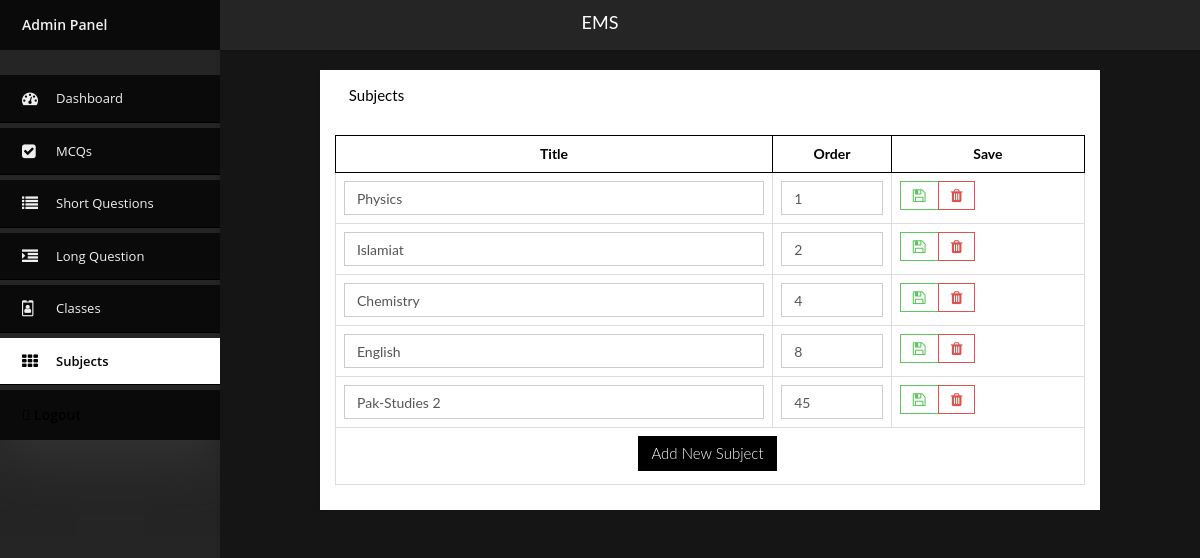
Before: /editor/subjects.php (signed in) with the older database file.
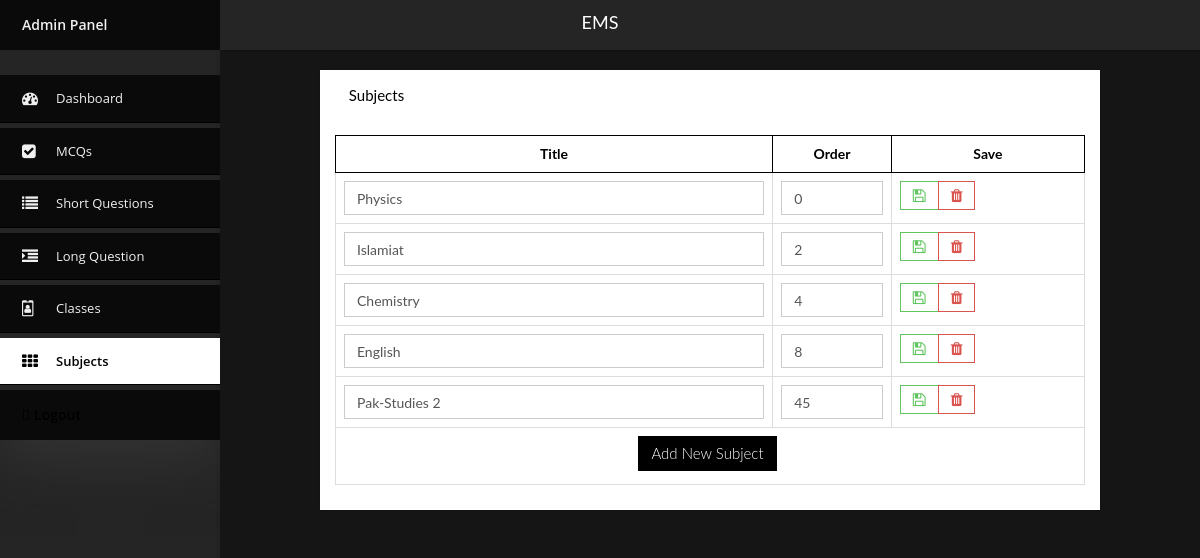
After: the same page with the newer database file.
### tables this page shows
CREATE TABLE IF NOT EXISTS `subjects` (
  `id` int(11) NOT NULL AUTO_INCREMENT,
  `name` text NOT NULL,
  `ordr` int(11) NOT NULL,
  `created_at` timestamp NOT NULL DEFAULT CURRENT_TIMESTAMP,
  PRIMARY KEY (`id`)
);

### editor/subjects.php (the view, shortened to what this page needs)
<html>
<head>
  <?php include('include/head.php') ?>
</head>
<body onload="showtoast()" class="page-header-fixed bg-1 sidebar-nav">
  <div class="modal-shiftfix">
    <?php include('include/header.php') ?>
    <div class="container-fluid main-content">
      <div class="row">
        <div class="col-lg-1">
        </div>
        <div class="col-lg-10">
          <div class="widget-container fluid-height clearfix">
            <div class="heading" style="text-transform: capitalize;">
              <i class="fa fa-images"></i> subjects
            </div>
            <div class="widget-content padded clearfix">
              <table class="table table-bordered">
                <thead>
                  <th>
                   Title
                 </th>
                <th style="max-width: 60px;">
                  Order
                </th>
                <th class="hidden-xs">
                  Save
                </th>
              </thead>
              <tbody>
                <?php
                $rows =mysqli_query($con,"SELECT * FROM subjects  ORDER BY ordr" ) or die(mysqli_error($con));
                $n=0;
                while($row=mysqli_fetch_array($rows)){
                  $name = $row['name'];
                  $ordr = $row['ordr'];
                  $id = $row['id'];
                  ?>
                  <form method="post" action="" enctype="multipart/form-data">
                    <tr>
                      <td>
                        <input type="text" class="form-control" name="name<?php echo $n ?>" value="<?php echo $name ?>">
                      </td>
                      <td  style="max-width: 60px;">
                        <input required="" type="text" class="form-control" name="ordr<?php echo $n ?>" value="<?php echo $ordr ?>">
                      </td>
                      <td>
                        <div class="btn-group">
                          <button type="submit" name="savecat<?php echo $n ?>" class="btn btn-success-outline" value="<?php echo $id ?>"> <i class="fa fa-save"></i></button>
                          <button type="submit" name="delcat<?php echo $n ?>" class="btn btn-danger-outline" value="<?php echo $id ?>"> <i class="fa fa-trash"></i></button>
                        </div>
                      </td>
                    </tr>
                  </form>
                  <?php $n++; } ?>
                  <tr>
                    <td colspan="5" class="text-center">
                      <button type="button" class="btn btn-primary" data-toggle="modal" data-target="#exampleModal">
                        Add New Subject
                      </button>
                    </td>
                  </tr>
                </tbody>
              </table>
            </div>
          </div>
        </div>
      </div>
    </div>
      <div class="space">
      </div>
    </div>
  </body>
  </html>

Changed rows visible on the page:
changed subjects "Physics": ordr "1" → "0"
